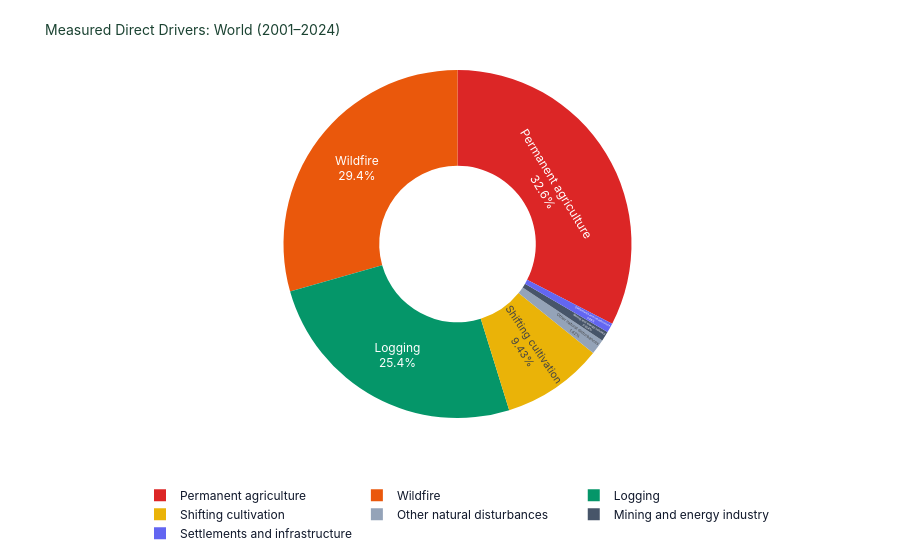

The notebook cell saved with this chart:
### Markdown cell above
### 1. Global Breakdown of Measured Direct Drivers (2001–2024)
What are the primary physical drivers of global tree cover loss over the last two decades?

### Code cell
fig_pie = create_drivers_pie_chart(df_drivers, entity="World", year_range=(2001, 2024))
fig_pie.show()

### Figure 1 — Plotly figure (JSON) as saved in the notebook; plotly's stock layout.template omitted (floating-point values rounded to 4 significant figures)
{"data": [{"customdata": [["Permanent agriculture"], ["Logging"], ["Wildfire"], ["Shifting cultivation"], ["Settlements and infrastructure"], ["Mining and energy industry"], ["Other natural disturbances"]], "domain": {"x": [0.0, 1.0], "y": [0.0, 1.0]}, "hole": 0.45, "hovertemplate": "<b>%{label}</b><br>Area: %{value:,.0f} ha (%{percent})<extra></extra>", "labels": ["Permanent agriculture", "Logging", "Wildfire", "Shifting cultivation", "Settlements and infrastructure", "Mining and energy industry", "Other natural disturbances"], "legendgroup": "", "marker": {"colors": ["#dc2626", "#059669", "#ea580c", "#eab308", "#6366f1", "#475569", "#94a3b8"]}, "name": "", "showlegend": true, "textinfo": "percent+label", "textposition": "inside", "type": "pie", "values": [167800000.0, 130900000.0, 151500000.0, 48560000.0, 4533000.0, 4659000.0, 7314000.0]}], "layout": {"font": {"color": "#0f172a", "family": "Inter, Segoe UI, Arial, sans-serif", "size": 12}, "hoverlabel": {"bgcolor": "#0f172a", "bordercolor": "#1b4332", "font": {"color": "#ffffff", "family": "Inter, Segoe UI, sans-serif", "size": 13}}, "legend": {"bgcolor": "rgba(255,255,255,0)", "font": {"color": "#0f172a", "size": 12}, "orientation": "h", "tracegroupgap": 0, "x": 0.5, "xanchor": "center", "y": -0.18, "yanchor": "top"}, "margin": {"b": 70, "l": 55, "r": 40, "t": 70}, "paper_bgcolor": "#ffffff", "plot_bgcolor": "#ffffff", "showlegend": true, "title": {"font": {"color": "#1b4332", "size": 14}, "text": "Measured Direct Drivers: World (2001–2024)"}, "xaxis": {"tickfont": {"color": "#334155", "size": 11}, "title": {"font": {"color": "#0f172a", "size": 12}}}, "yaxis": {"tickfont": {"color": "#334155", "size": 11}, "title": {"font": {"color": "#0f172a", "size": 12}}}}}
